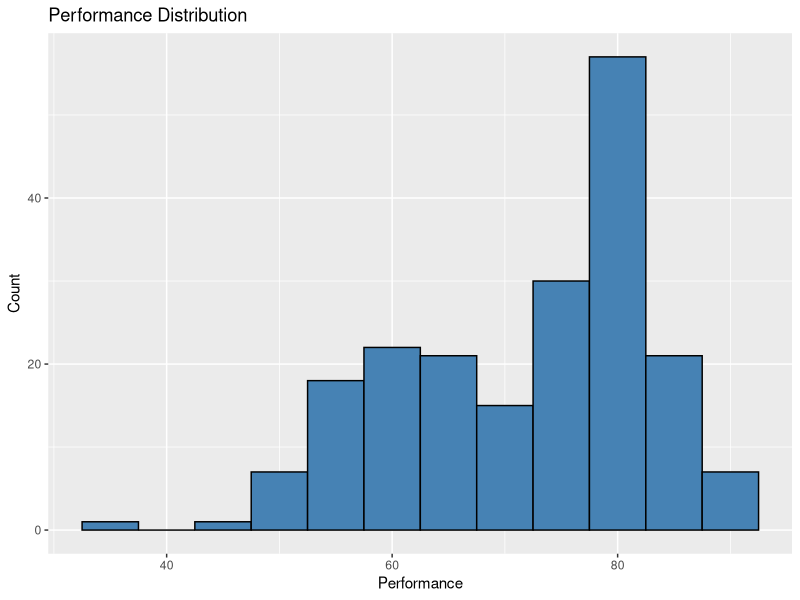
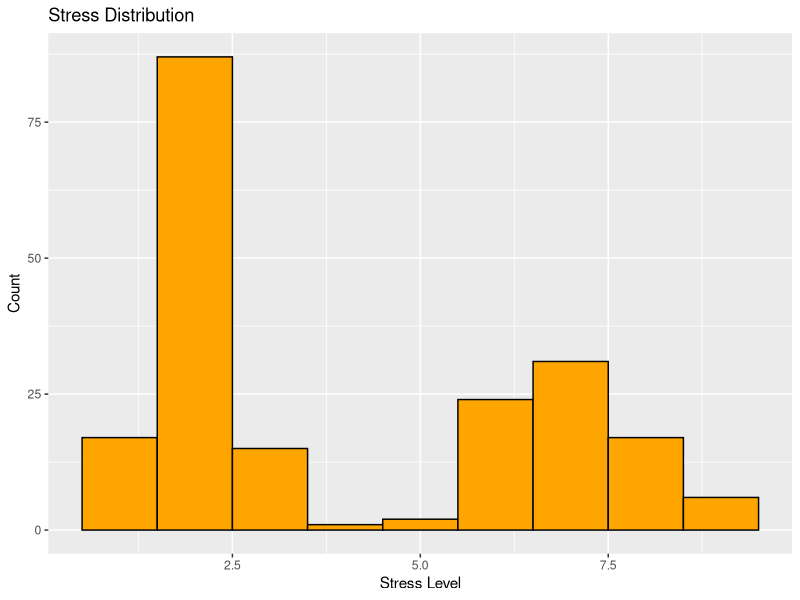
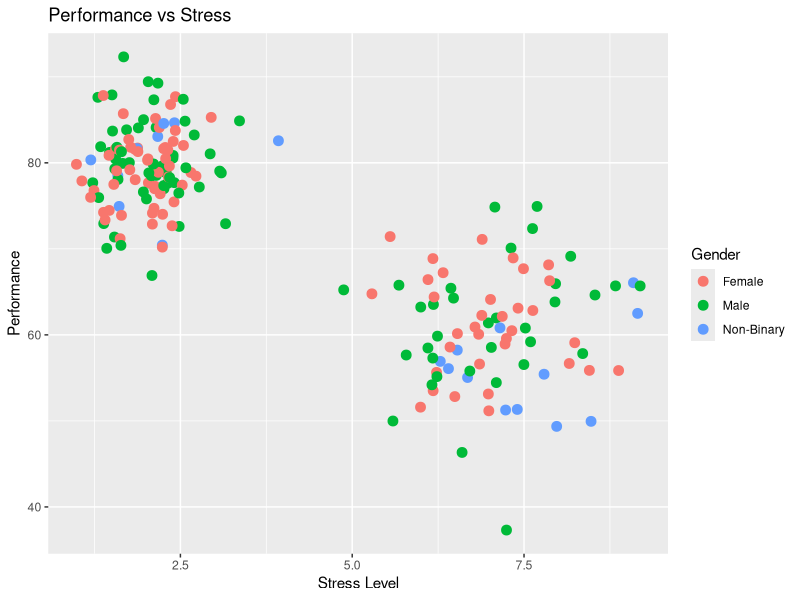
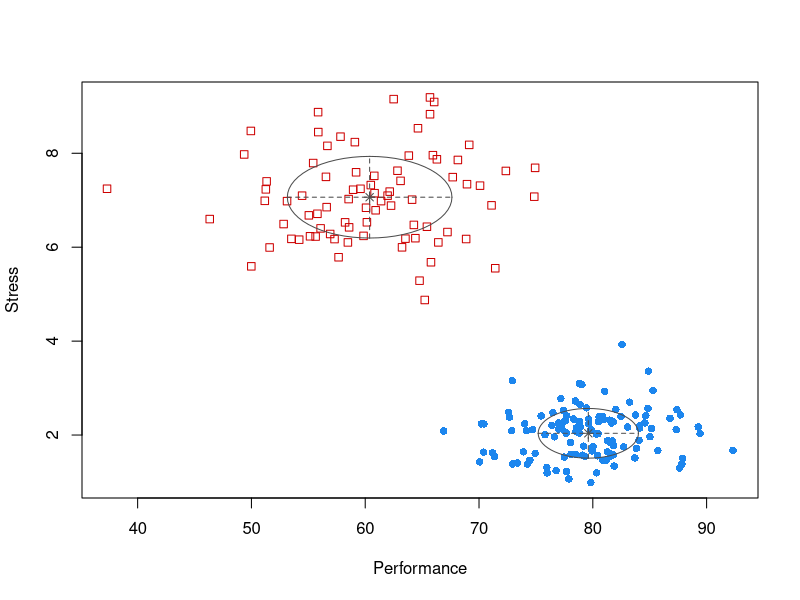
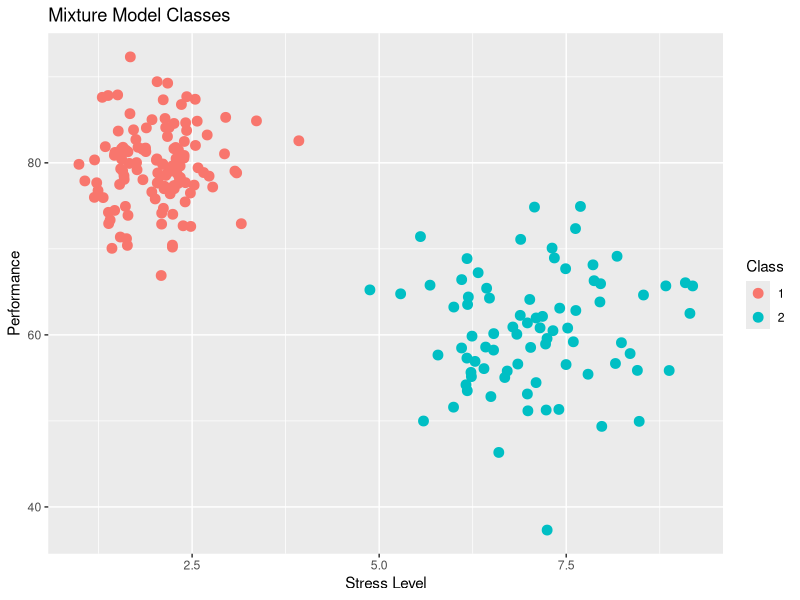

Write R code to recreate these figures, in order.
## ---- chunk 1
knitr::opts_chunk$set(echo = TRUE)
## ---- chunk 2
# Load necessary libraries
library(tidyverse)

# Load the dataset (assuming it's in the same folder as this Rmd file)
data <- read.csv("mixture_data.csv")

# Quick look at the data
head(data)
summary(data)
## ---- chunk 3
# Distribution of performance
ggplot(data, aes(x = Performance)) +
  geom_histogram(binwidth = 5, fill = "steelblue", color = "black") +
  labs(title = "Performance Distribution", x = "Performance", y = "Count")

# Distribution of stress
ggplot(data, aes(x = Stress)) +
  geom_histogram(binwidth = 1, fill = "orange", color = "black") +
  labs(title = "Stress Distribution", x = "Stress Level", y = "Count")

# Scatterplot: Performance vs Stress
ggplot(data, aes(x = Stress, y = Performance, color = Gender)) +
  geom_point(size = 3) +
  labs(title = "Performance vs Stress", x = "Stress Level", y = "Performance")
## ---- chunk 4
# Load the mixture modeling library
library(mclust)

# Fit a mixture model
mixture_model <- Mclust(data[, c("Performance", "Stress")])

# Summary of the mixture model
summary(mixture_model)

# Plot the mixture model results
plot(mixture_model, what = "classification")
## ---- chunk 5
# Display the classification
data$Class <- mixture_model$classification
table(data$Class)

# Visualize the classes
ggplot(data, aes(x = Stress, y = Performance, color = factor(Class))) +
  geom_point(size = 3) +
  labs(title = "Mixture Model Classes", x = "Stress Level", y = "Performance", color = "Class")
